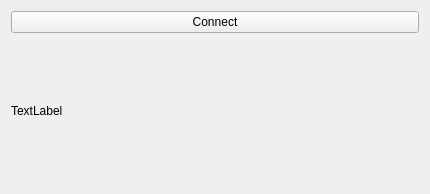
<?xml version="1.0" encoding="UTF-8"?>
<ui version="4.0">
 <class>Widget</class>
 <widget class="QWidget" name="Widget">
  <property name="geometry">
   <rect>
    <x>0</x>
    <y>0</y>
    <width>430</width>
    <height>194</height>
   </rect>
  </property>
  <property name="windowTitle">
   <string>Widget</string>
  </property>
  <layout class="QVBoxLayout" name="verticalLayout">
   <item>
    <widget class="QPushButton" name="connectButton">
     <property name="text">
      <string>Connect</string>
     </property>
    </widget>
   </item>
   <item>
    <widget class="QLabel" name="statusLabel">
     <property name="text">
      <string>TextLabel</string>
     </property>
     <property name="wordWrap">
      <bool>true</bool>
     </property>
    </widget>
   </item>
  </layout>
 </widget>
 <layoutdefault spacing="6" margin="11"/>
 <resources/>
 <connections/>
</ui>
